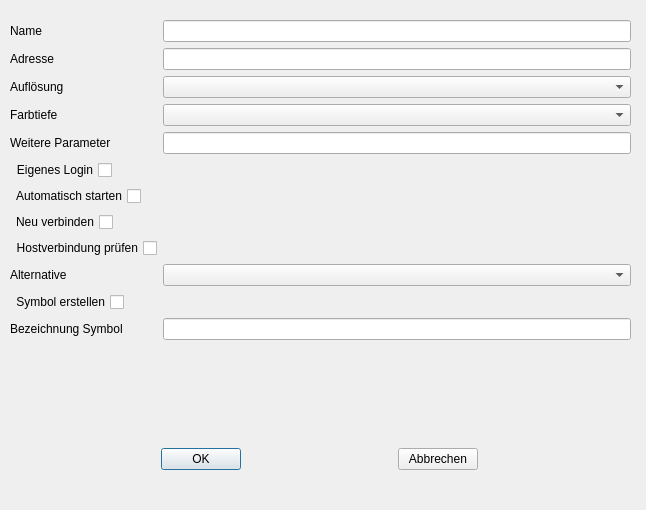
<?xml version="1.0" encoding="UTF-8"?>
<ui version="4.0">
 <class>DialogRDP</class>
 <widget class="QDialog" name="DialogRDP">
  <property name="geometry">
   <rect>
    <x>0</x>
    <y>0</y>
    <width>646</width>
    <height>510</height>
   </rect>
  </property>
  <property name="windowTitle">
   <string>RDP</string>
  </property>
  <widget class="QWidget" name="formLayoutWidget">
   <property name="geometry">
    <rect>
     <x>10</x>
     <y>20</y>
     <width>621</width>
     <height>420</height>
    </rect>
   </property>
   <layout class="QFormLayout" name="formLayout">
    <item row="0" column="0">
     <widget class="QLabel" name="rdpLabelName">
      <property name="text">
       <string>Name</string>
      </property>
     </widget>
    </item>
    <item row="0" column="1">
     <widget class="QLineEdit" name="rdpInputName"/>
    </item>
    <item row="1" column="0">
     <widget class="QLabel" name="rdpLabelAddress">
      <property name="text">
       <string>Adresse</string>
      </property>
     </widget>
    </item>
    <item row="1" column="1">
     <widget class="QLineEdit" name="rdpInputAddress"/>
    </item>
    <item row="2" column="0">
     <widget class="QLabel" name="rdpLabelResolution">
      <property name="text">
       <string>Auflösung</string>
      </property>
     </widget>
    </item>
    <item row="2" column="1">
     <widget class="QComboBox" name="rdpInputResolution"/>
    </item>
    <item row="3" column="0">
     <widget class="QLabel" name="rdpLabelColor">
      <property name="text">
       <string>Farbtiefe</string>
      </property>
     </widget>
    </item>
    <item row="3" column="1">
     <widget class="QComboBox" name="rdpInputColor"/>
    </item>
    <item row="4" column="0">
     <widget class="QLabel" name="rdpLabelParameter">
      <property name="text">
       <string>Weitere Parameter</string>
      </property>
     </widget>
    </item>
    <item row="4" column="1">
     <widget class="QLineEdit" name="rdpInputParameter"/>
    </item>
    <item row="8" column="0">
     <widget class="QCheckBox" name="rdpInputAutostart">
      <property name="layoutDirection">
       <enum>Qt::RightToLeft</enum>
      </property>
      <property name="text">
       <string>Automatisch starten</string>
      </property>
     </widget>
    </item>
    <item row="9" column="0">
     <widget class="QCheckBox" name="rdpInputRepeat">
      <property name="layoutDirection">
       <enum>Qt::RightToLeft</enum>
      </property>
      <property name="text">
       <string>Neu verbinden</string>
      </property>
     </widget>
    </item>
    <item row="7" column="0">
     <widget class="QCheckBox" name="rdpInputSystemLogin">
      <property name="layoutDirection">
       <enum>Qt::RightToLeft</enum>
      </property>
      <property name="text">
       <string>Eigenes Login</string>
      </property>
     </widget>
    </item>
    <item row="11" column="0">
     <widget class="QLabel" name="rdpLabelAlternative">
      <property name="text">
       <string>Alternative</string>
      </property>
     </widget>
    </item>
    <item row="11" column="1">
     <widget class="QComboBox" name="rdpInputAlternative"/>
    </item>
    <item row="13" column="0">
     <widget class="QCheckBox" name="rdpInputIcon">
      <property name="layoutDirection">
       <enum>Qt::RightToLeft</enum>
      </property>
      <property name="text">
       <string>Symbol erstellen</string>
      </property>
     </widget>
    </item>
    <item row="14" column="0">
     <widget class="QLabel" name="rdpLabelIconName">
      <property name="text">
       <string>Bezeichnung Symbol</string>
      </property>
     </widget>
    </item>
    <item row="14" column="1">
     <widget class="QLineEdit" name="rdpInputIconName"/>
    </item>
    <item row="10" column="0">
     <widget class="QCheckBox" name="rdpInputHostalive">
      <property name="layoutDirection">
       <enum>Qt::RightToLeft</enum>
      </property>
      <property name="text">
       <string>Hostverbindung prüfen</string>
      </property>
     </widget>
    </item>
   </layout>
  </widget>
  <widget class="QWidget" name="horizontalLayoutWidget">
   <property name="geometry">
    <rect>
     <x>10</x>
     <y>429</y>
     <width>621</width>
     <height>61</height>
    </rect>
   </property>
   <layout class="QHBoxLayout" name="horizontalLayout">
    <item>
     <widget class="QPushButton" name="rdpOKButton">
      <property name="sizePolicy">
       <sizepolicy hsizetype="Fixed" vsizetype="Fixed">
        <horstretch>0</horstretch>
        <verstretch>0</verstretch>
       </sizepolicy>
      </property>
      <property name="text">
       <string>OK</string>
      </property>
     </widget>
    </item>
    <item>
     <widget class="QPushButton" name="rdpCancelButton">
      <property name="sizePolicy">
       <sizepolicy hsizetype="Fixed" vsizetype="Fixed">
        <horstretch>0</horstretch>
        <verstretch>0</verstretch>
       </sizepolicy>
      </property>
      <property name="text">
       <string>Abbrechen</string>
      </property>
     </widget>
    </item>
   </layout>
  </widget>
 </widget>
 <tabstops>
  <tabstop>rdpInputName</tabstop>
  <tabstop>rdpInputAddress</tabstop>
  <tabstop>rdpInputResolution</tabstop>
  <tabstop>rdpInputColor</tabstop>
  <tabstop>rdpInputParameter</tabstop>
  <tabstop>rdpInputSystemLogin</tabstop>
  <tabstop>rdpInputAutostart</tabstop>
  <tabstop>rdpInputRepeat</tabstop>
  <tabstop>rdpInputHostalive</tabstop>
  <tabstop>rdpInputAlternative</tabstop>
  <tabstop>rdpInputIcon</tabstop>
  <tabstop>rdpInputIconName</tabstop>
  <tabstop>rdpOKButton</tabstop>
  <tabstop>rdpCancelButton</tabstop>
 </tabstops>
 <resources/>
 <connections/>
</ui>
